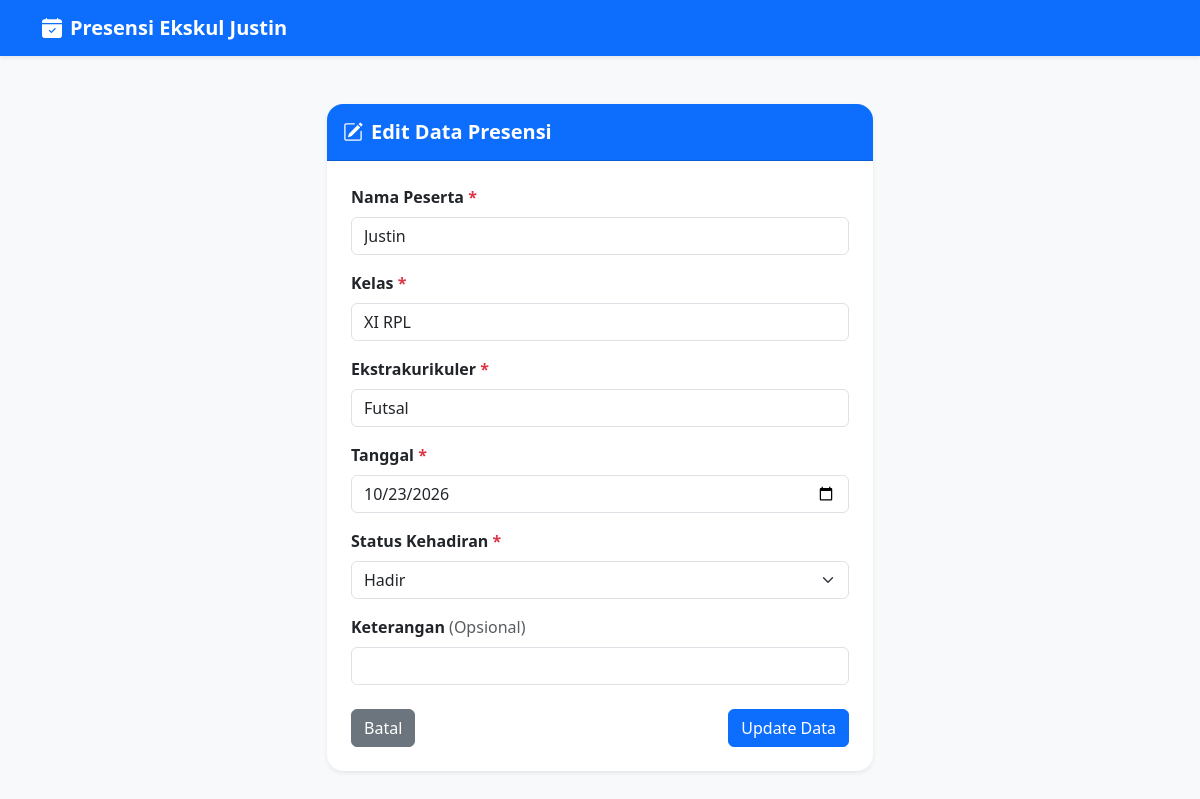
Page /edit.php?id=2 on the committed database.
### tables this page shows
CREATE TABLE `presensi_ekskul` (
  `id_presensi` int(11) NOT NULL,
  `nama_peserta` varchar(50) NOT NULL,
  `kelas` varchar(20) NOT NULL,
  `ekstrakurikuler` varchar(50) NOT NULL,
  `tanggal` date NOT NULL,
  `status` enum('Hadir','Izin','Sakit','Alpha') NOT NULL,
  `keterangan` varchar(100) NOT NULL
);

### edit.php (the view, shortened to what this page needs)
<?php
include 'koneksi.php';
$id_presensi = $_GET['id'] ?? null;
$stmt = $pdo->prepare("SELECT * FROM presensi_ekskul WHERE id_presensi = :id");
$stmt->execute([':id' => $id_presensi]);
$data = $stmt->fetch(PDO::FETCH_ASSOC);
?>
<!DOCTYPE html>
<html lang="id">
<head>
    <link href="https://cdn.jsdelivr.net/npm/bootstrap@5.3.0/dist/css/bootstrap.min.css" rel="stylesheet">
    <link rel="stylesheet" href="https://cdn.jsdelivr.net/npm/bootstrap-icons@1.10.5/font/bootstrap-icons.css">
</head>
<body class="bg-light">
    <nav class="navbar navbar-dark bg-primary shadow-sm">
        <div class="container">
            <a class="navbar-brand fw-bold" href="index.php"><i class="bi bi-calendar-check-fill me-2"></i>Presensi Ekskul Justin</a>
        </div>
    </nav>
    <div class="container my-5">
        <div class="row justify-content-center">
            <div class="col-md-6">
                <div class="card shadow-sm border-0 rounded-4">
                    <div class="card-header bg-primary text-white py-3 rounded-top-4">
                        <h5 class="mb-0 fw-bold"><i class="bi bi-pencil-square me-2"></i>Edit Data Presensi</h5>
                    </div>
                    <div class="card-body p-4">
                        <form method="POST" action="">
                            <div class="mb-3">
                                <label class="form-label fw-semibold">Nama Peserta <span class="text-danger">*</span></label>
                                <input type="text" class="form-control" name="nama_peserta" value="<?= htmlspecialchars($data['nama_peserta']) ?>" required>
                            </div>
                            <div class="mb-3">
                                <label class="form-label fw-semibold">Kelas <span class="text-danger">*</span></label>
                                <input type="text" class="form-control" name="kelas" value="<?= htmlspecialchars($data['kelas']) ?>" required>
                            </div>
                            <div class="mb-3">
                                <label class="form-label fw-semibold">Ekstrakurikuler <span class="text-danger">*</span></label>
                                <input type="text" class="form-control" name="ekstrakurikuler" value="<?= htmlspecialchars($data['ekstrakurikuler']) ?>" required>
                            </div>
                            <div class="mb-3">
                                <label class="form-label fw-semibold">Tanggal <span class="text-danger">*</span></label>
                                <input type="date" class="form-control" name="tanggal" value="<?= $data['tanggal'] ?>" required>
                            </div>
                            <div class="mb-3">
                                <label class="form-label fw-semibold">Status Kehadiran <span class="text-danger">*</span></label>
                                <select class="form-select" name="status" required>
                                    <option value="Hadir" <?= $data['status'] == 'Hadir' ? 'selected' : '' ?>>Hadir</option>
                                </select>
                            </div>
                            <div class="mb-4">
                                <label class="form-label fw-semibold">Keterangan <span class="text-muted fw-normal">(Opsional)</span></label>
                                <input type="text" class="form-control" name="keterangan" value="<?= htmlspecialchars($data['keterangan']) ?>">
                            </div>
                            <div class="d-flex justify-content-between">
                                <a href="index.php" class="btn btn-secondary">Batal</a>
                                <button type="submit" name="update" class="btn btn-primary">Update Data</button>
                            </div>
                        </form>
                    </div>
                </div>
            </div>
        </div>
    </div>
</body>
</html>

### rows in the picture
presensi_ekskul: nama_peserta "Justin", kelas "XI RPL", ekstrakurikuler "Futsal", tanggal "10/23/2026", status "Hadir"
